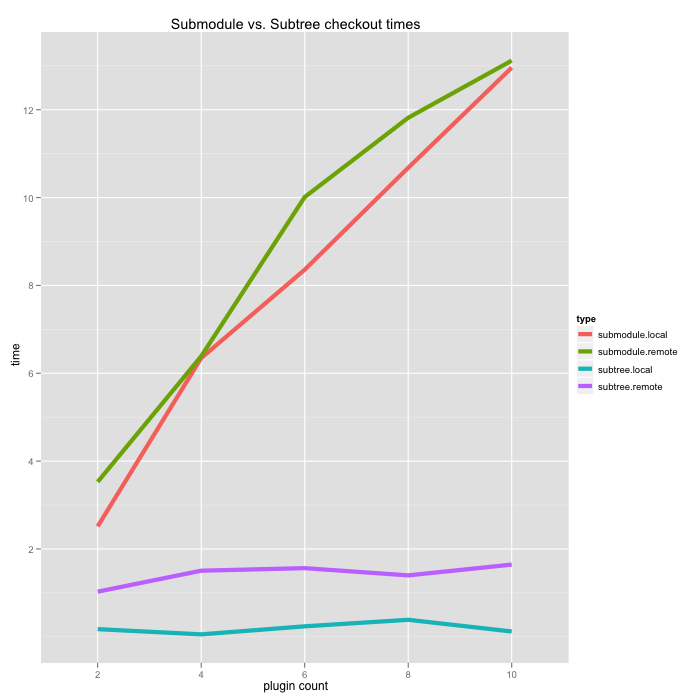

Write R code to recreate this figure.
#!/usr/bin/env Rscript

library(ggplot2) # load up the ggplot2 library

# load up the data from the google csv export
smst <- read.csv('data.csv')

# force count to be a factor instead of a continuous variable
smst$count <- factor(smst$count)

# calculate the mean for each type/count group
smst_mean <- aggregate(list(time=smst$time), list(type=smst$type, count=smst$count), mean)

png(filename = "submodule_vs_subtree.png", width=700, height=700)

ggplot(smst_mean, aes(x=count, y=time, group=type, color=type)) + geom_line(size = 2) + ylab("time") + xlab("plugin count") + opts(title = "Submodule vs. Subtree checkout times")
